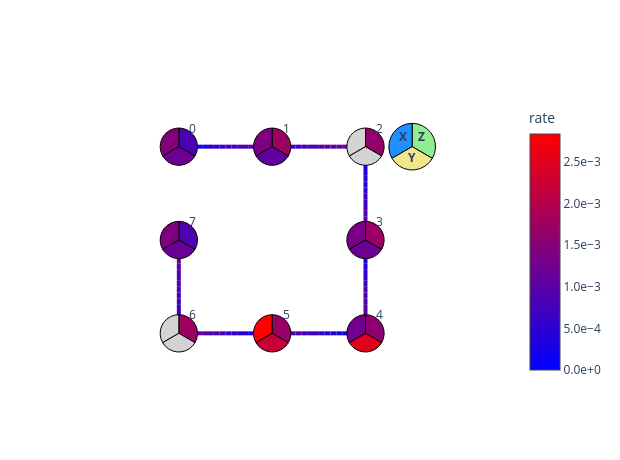

Source (notebook cell):
### Markdown cell above
### Learn the noise of the entangling layers with qiskit-noise-learning

PEC starts by learning the twirled noise model of each layer of entangling gates in the circuit. We assume a Markovian noise model, therefore only the noise model of each unique layer of entangling gates should be learned, as the depth of the circuit is assumed to not affect the noise channel of a given entangling layer. The circuit used in this guide can be split into 2 unique layers. Designing circuits to have a minimal set of unique entangling layers is important if one wants to learn a noise model, as the unique layers must be learned independently. If one has too many unique layers in their circuit, noise learning can become infeasible due to the sampling cost of learning many layers.

We use `qiskit-noise-learning` for learning the noise. The learner repeats each layer `fragment_depths` times in its learning circuits, twirls each circuit `num_randomizations` times, and fits the decay of the measured fidelities to a Pauli-Lindblad model. These parameters can effect the accuracy of the learned model. more accurate the learned noise model is, the more accurate the noise cancellation will be.
Below we draw the learned noise model, with the two layers merged into one map. Each qubit is a pie of its weight-1 X, Y and Z rates summed over the two layers, and each edge shows the learned weight-2 rates; a rate of ``3e-4`` means that error occurs on roughly 3 of every 10,000 uses of the layer.

As opposed to the gate noise model, which is required for the program preperation in order to inject the anti-noise that corresponds to the learned noise model, the mitigation of the readout noise is done in post-processing using TREX.
Therefore, the readout noise can be either executed and learned along the learning of the gates noise, or along the execution of the mitigated program. Learning the readout noise alongside the gate noise might be beneficial for leaening self-consistent noise model (see [Disambiguating Pauli noise in quantum computers](https://arxiv.org/pdf/2505.22629) for example). In cases where the gate noise and the readout noise are separated in the noise model, it is suggested to learn the readout noise along the execution of the mitigated program, to avoid as much as possible drifts in the noise between the learned time and the execution. In this guide we will learn the readout noise along the execution of the mitigated program using TREX calibration circuit.

### Code cell
from qiskit.providers.fake_provider import GenericBackendV2
from qiskit.quantum_info import PauliList
from qiskit_ibm_runtime.results import LayerError, PauliLindbladError
from qiskit_ibm_runtime.visualization.embeddings import Embedding
from qiskit_mitigation import PEC
from qiskit_noise_learning.noise_learner import LearningOptions, NoiseLearner
from samplomatic import InjectNoise

line_coupling = [(i, i + 1) for i in range(num_qubits - 1)]
backend = GenericBackendV2(
    num_qubits=num_qubits, basis_gates=["id", "rz", "sx", "x", "cz"], coupling_map=line_coupling
)

task_pec = PEC()
# first learn only the layers PEC will inject noise into, i.e. not the measurement layer
pec_layers = [
    layer
    for layer in task_pec.find_unique_layers(mirrored_circuit, boxing_options)
    if get_annotation(layer.operation, InjectNoise)
]
layers = task_pec.find_unique_layers(mirrored_circuit, boxing_options)

learning_options = LearningOptions(
    fragment_depths=[2, 4, 8, 16], num_randomizations=200, shots_per_randomizations=64
)
learner = NoiseLearner(backend, options=learning_options, executor=noisy_executor)
learned_noise = learner.run(pec_layers).result().to_dict()  # keyed by InjectNoise reference

# Draw the learned model on the line, laid out as a line with the qubits in order.
# Composing the two layers' maps sums their rates, giving one map over all the edges.
embedding = Embedding(
    [(0, 0), (0, 2), (0, 4), (2, 4), (4, 4), (4, 2), (4, 0), (2, 0)], line_coupling
)
first, second = learned_noise.values()
learned_model = first.compose(second).simplify()
error = PauliLindbladError(
    PauliList(learned_model.get_qubit_sparse_pauli_list_copy().to_pauli_list()), learned_model.rates
)
fig = LayerError(circuit, list(range(num_qubits)), error).draw_map(
    embedding, radius=0.4, height=460, width=620
)
fig.update_traces(
    marker={
        "cmin": 0,
        "cmax": max(learned_model.rates),
        "colorbar": {"tickformat": ".1e", "title": "rate"},
    },
    selector={"mode": "markers"},
)
fig.show()
